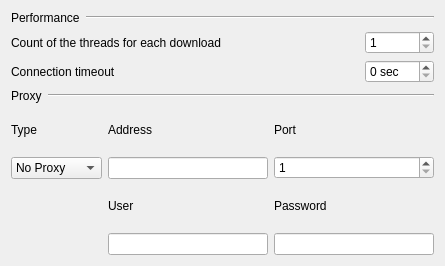
<?xml version="1.0" encoding="UTF-8"?>
<ui version="4.0">
 <class>AlpmOptionsWidget</class>
 <widget class="QWidget" name="AlpmOptionsWidget">
  <property name="geometry">
   <rect>
    <x>0</x>
    <y>0</y>
    <width>445</width>
    <height>266</height>
   </rect>
  </property>
  <property name="windowTitle">
   <string>Form</string>
  </property>
  <layout class="QVBoxLayout" name="verticalLayout_6">
   <item>
    <layout class="QHBoxLayout" name="horizontalLayout">
     <item>
      <widget class="QLabel" name="label_8">
       <property name="text">
        <string>Performance</string>
       </property>
      </widget>
     </item>
     <item>
      <widget class="Line" name="line">
       <property name="sizePolicy">
        <sizepolicy hsizetype="Expanding" vsizetype="Fixed">
         <horstretch>0</horstretch>
         <verstretch>0</verstretch>
        </sizepolicy>
       </property>
       <property name="orientation">
        <enum>Qt::Horizontal</enum>
       </property>
      </widget>
     </item>
    </layout>
   </item>
   <item>
    <layout class="QGridLayout" name="gridLayout">
     <item row="0" column="0">
      <widget class="QLabel" name="label">
       <property name="sizePolicy">
        <sizepolicy hsizetype="MinimumExpanding" vsizetype="Preferred">
         <horstretch>0</horstretch>
         <verstretch>0</verstretch>
        </sizepolicy>
       </property>
       <property name="text">
        <string>Count of the threads for each download</string>
       </property>
      </widget>
     </item>
     <item row="0" column="1">
      <widget class="QSpinBox" name="threadsSpin">
       <property name="minimum">
        <number>1</number>
       </property>
       <property name="maximum">
        <number>20</number>
       </property>
      </widget>
     </item>
     <item row="1" column="0">
      <widget class="QLabel" name="label_2">
       <property name="sizePolicy">
        <sizepolicy hsizetype="MinimumExpanding" vsizetype="Preferred">
         <horstretch>0</horstretch>
         <verstretch>0</verstretch>
        </sizepolicy>
       </property>
       <property name="text">
        <string>Connection timeout</string>
       </property>
      </widget>
     </item>
     <item row="1" column="1">
      <widget class="QSpinBox" name="timeoutSpin">
       <property name="suffix">
        <string> sec</string>
       </property>
       <property name="maximum">
        <number>300</number>
       </property>
      </widget>
     </item>
    </layout>
   </item>
   <item>
    <layout class="QHBoxLayout" name="horizontalLayout_2">
     <item>
      <widget class="QLabel" name="label_9">
       <property name="text">
        <string>Proxy</string>
       </property>
      </widget>
     </item>
     <item>
      <widget class="Line" name="line_2">
       <property name="sizePolicy">
        <sizepolicy hsizetype="Expanding" vsizetype="Fixed">
         <horstretch>0</horstretch>
         <verstretch>0</verstretch>
        </sizepolicy>
       </property>
       <property name="orientation">
        <enum>Qt::Horizontal</enum>
       </property>
      </widget>
     </item>
    </layout>
   </item>
   <item>
    <layout class="QGridLayout" name="gridLayout_2">
     <item row="0" column="0">
      <layout class="QVBoxLayout" name="verticalLayout">
       <item>
        <widget class="QLabel" name="label_3">
         <property name="text">
          <string>Type</string>
         </property>
        </widget>
       </item>
       <item>
        <widget class="QComboBox" name="proxyTypeCombo">
         <item>
          <property name="text">
           <string>No Proxy</string>
          </property>
         </item>
         <item>
          <property name="text">
           <string notr="true">HTTP</string>
          </property>
         </item>
         <item>
          <property name="text">
           <string notr="true">CONNECT</string>
          </property>
         </item>
         <item>
          <property name="text">
           <string notr="true">FTP</string>
          </property>
         </item>
        </widget>
       </item>
      </layout>
     </item>
     <item row="0" column="1">
      <layout class="QVBoxLayout" name="verticalLayout_2">
       <item>
        <widget class="QLabel" name="label_4">
         <property name="text">
          <string>Address</string>
         </property>
        </widget>
       </item>
       <item>
        <widget class="QLineEdit" name="proxyAddressLine"/>
       </item>
      </layout>
     </item>
     <item row="0" column="2">
      <layout class="QVBoxLayout" name="verticalLayout_3">
       <item>
        <widget class="QLabel" name="label_5">
         <property name="text">
          <string>Port</string>
         </property>
        </widget>
       </item>
       <item>
        <widget class="QSpinBox" name="proxyPortSpin">
         <property name="minimum">
          <number>1</number>
         </property>
         <property name="maximum">
          <number>65535</number>
         </property>
        </widget>
       </item>
      </layout>
     </item>
     <item row="1" column="1">
      <layout class="QVBoxLayout" name="verticalLayout_4">
       <item>
        <widget class="QLabel" name="label_6">
         <property name="text">
          <string>User</string>
         </property>
        </widget>
       </item>
       <item>
        <widget class="QLineEdit" name="proxyUserLine"/>
       </item>
      </layout>
     </item>
     <item row="1" column="2">
      <layout class="QVBoxLayout" name="verticalLayout_5">
       <item>
        <widget class="QLabel" name="label_7">
         <property name="text">
          <string>Password</string>
         </property>
        </widget>
       </item>
       <item>
        <widget class="QLineEdit" name="proxyPasswordLine">
         <property name="echoMode">
          <enum>QLineEdit::Password</enum>
         </property>
        </widget>
       </item>
      </layout>
     </item>
    </layout>
   </item>
  </layout>
 </widget>
 <resources/>
 <connections/>
</ui>
